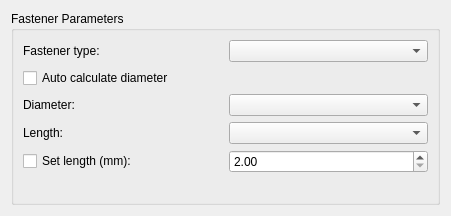
<?xml version="1.0" encoding="UTF-8"?>
<ui version="4.0">
 <class>DlgChangeParams</class>
 <widget class="QWidget" name="DlgChangeParams">
  <property name="geometry">
   <rect>
    <x>0</x>
    <y>0</y>
    <width>451</width>
    <height>216</height>
   </rect>
  </property>
  <property name="windowTitle">
   <string>Change fastener parameters</string>
  </property>
  <layout class="QGridLayout" name="gridLayout_2">
   <item row="0" column="0">
    <widget class="QGroupBox" name="mainGroup">
     <property name="title">
      <string>Fastener Parameters</string>
     </property>
     <layout class="QVBoxLayout" name="verticalLayout">
      <item>
       <layout class="QHBoxLayout" name="horizontalLayout">
        <item>
         <widget class="QLabel" name="labelFastenerType">
          <property name="text">
           <string>Fastener type:</string>
          </property>
         </widget>
        </item>
        <item>
         <widget class="QComboBox" name="comboFastenerType"/>
        </item>
       </layout>
      </item>
      <item>
       <layout class="QHBoxLayout" name="horizontalLayout_2">
        <item>
         <widget class="QCheckBox" name="checkAutoDiameter">
          <property name="text">
           <string>Auto calculate diameter</string>
          </property>
         </widget>
        </item>
       </layout>
      </item>
      <item>
       <layout class="QHBoxLayout" name="horizontalLayout_3">
        <item>
         <widget class="QLabel" name="labelDiameter">
          <property name="text">
           <string>Diameter:</string>
          </property>
         </widget>
        </item>
        <item>
         <widget class="QComboBox" name="comboDiameter"/>
        </item>
       </layout>
      </item>
      <item>
       <layout class="QHBoxLayout" name="horizontalLayout_4">
        <item>
         <widget class="QLabel" name="labelLength">
          <property name="text">
           <string>Length:</string>
          </property>
         </widget>
        </item>
        <item>
         <widget class="QComboBox" name="comboLength"/>
        </item>
       </layout>
      </item>
      <item>
       <layout class="QHBoxLayout" name="layoutSetVarLength">
        <item>
         <widget class="QCheckBox" name="checkSetLength">
          <property name="text">
           <string>Set length (mm):</string>
          </property>
         </widget>
        </item>
        <item>
         <widget class="QDoubleSpinBox" name="spinLength">
          <property name="minimum">
           <double>2.000000000000000</double>
          </property>
          <property name="maximum">
           <double>9999.989999999999782</double>
          </property>
         </widget>
        </item>
       </layout>
      </item>
      <item>
       <spacer name="verticalSpacer">
        <property name="orientation">
         <enum>Qt::Vertical</enum>
        </property>
        <property name="sizeHint" stdset="0">
         <size>
          <width>20</width>
          <height>40</height>
         </size>
        </property>
       </spacer>
      </item>
     </layout>
    </widget>
   </item>
  </layout>
 </widget>
 <resources/>
 <connections/>
</ui>
